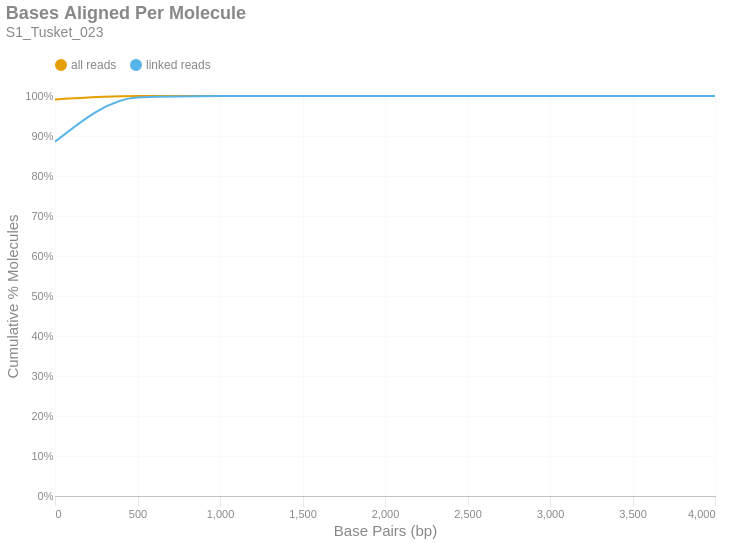

This figure's notebook cell:
### Markdown cell above
### Bases Aligned Per Molecule
This is a cumulative frequency distribution showing the number of base pairs aligned per unique molecule. These data are shown in 500 bp bins. There are two distributions: one with `all reads` (yellow) and another with only `linked reads` (blue). The percent of molecules in the `linked reads` distribution is relative to the total number of linked molecules.

### Code cell
if SKIPLR:
    print_html(f"Skipped")
else:
    binned_df = consolidated_hist(valids['aligned_bp'], mask, 500, True)
    with SafeRender(binned_df):
        (
            density_plot(binned_df, 'Bases Aligned Per Molecule', samplename, 'basesper')
            .encode(
                x=alt.X('bin:Q', title="Base Pairs (bp)").axis(tickMinStep=500).scale(padding=0),
                y=alt.Y('value:Q', title='Cumulative % Molecules')
                    .axis(format='%')
                    .scale(domain = [0,1])
                    .stack(False),
                color=alt.Color("key:N").scale(domain = ["all reads", "linked reads"]),
                tooltip = [
                    alt.Tooltip("key:N", title = "Data Type"),
                    alt.Tooltip("range_label:N", title="Bases Aligned Per Molecule"),
                    alt.Tooltip("value:Q", format = ".2%", title="% Molecules (Cum.)")
                ]
            )
        ).display()

### Figure 1 — Vega-Lite specification as saved in the notebook (floating-point values rounded to 4 significant figures)
{"width": "container", "height": 400, "config": {"title": {"anchor": "start", "dy": -15, "fontSize": 18, "color": "#888888", "subtitleColor": "#888888", "subtitleFontSize": 14}, "arc": {"fill": "#0072B2"}, "axis": {"domainColor": "#888888", "domainWidth": 0.5, "gridWidth": 0.2, "grid": false, "titleFontWeight": 400, "titleFontSize": 15, "labelFontSize": 11, "labelColor": "#888888", "tickColor": "#888888", "tickWidth": 0.2, "titleColor": "#888888"}, "axisBand": {"grid": false}, "axisX": {"grid": true, "tickSize": 10, "domainCap": "round"}, "axisY": {"domain": false, "grid": true, "tickSize": 0, "domainCap": "round"}, "background": "transparent", "header": {"labelFontSize": 15, "labelColor": "#888888", "titleFontSize": 15, "titleFontWeight": 600, "titleColor": "#888888"}, "legend": {"labelFont": "sans-serif", "labelFontSize": 12, "labelColor": "#888888", "symbolSize": 100, "symbolType": "circle", "titleFontSize": 12, "titlePadding": 10, "titleColor": "#888888", "title": null, "orient": "top"}, "range": {"category": ["#E69F00", "#56B4E9", "#009E73", "#F0E442", "#0072B2", "#D55E00", "#CC79A7", "#000000"], "diverging": ["#cfe8f3", "#a2d4ec", "#73bfe2", "#46abdb", "#1696d2", "#12719e"]}, "area": {"fill": "#0072B2", "fillOpacity": 0.7, "line": true, "strokeOpacity": 0.7}, "line": {"color": "#0072B2", "stroke": "#0072B2", "strokeWidth": 2}, "trail": {"color": "#0072B2", "stroke": "#0072B2", "strokeWidth": 0, "size": 1}, "point": {"filled": true, "fillOpacity": 1.0, "size": 95}, "text": {"color": "#888888", "fontSize": 11, "align": "right", "fontWeight": 400, "size": 11}, "bar": {"fill": "#0072B2", "stroke": null}, "view": {"stroke": null, "continuousWidth": 660, "continuousHeight": 400}}, "data": {"name": "data-5ba628569e358d4279f8662cb06d14c1"}, "mark": {"type": "line", "interpolate": "monotone", "point": {"opacity": 0, "size": 275}}, "encoding": {"color": {"field": "key", "scale": {"domain": ["all reads", "linked reads"]}, "type": "nominal"}, "tooltip": [{"field": "key", "title": "Data Type", "type": "nominal"}, {"field": "range_label", "title": "Bases Aligned Per Molecule", "type": "nominal"}, {"field": "value", "format": ".2%", "title": "% Molecules (Cum.)", "type": "quantitative"}], "x": {"axis": {"tickMinStep": 500}, "field": "bin", "scale": {"padding": 0}, "title": "Base Pairs (bp)", "type": "quantitative"}, "y": {"axis": {"format": "%"}, "field": "value", "scale": {"domain": [0, 1]}, "stack": false, "title": "Cumulative % Molecules", "type": "quantitative"}}, "params": [{"name": "param_c36ac31b6afebe62", "select": {"type": "point", "fields": ["key"]}, "bind": "legend"}], "title": {"text": "Bases Aligned Per Molecule", "subtitle": "S1_Tusket_023"}, "transform": [{"fold": ["all reads (cumsum)", "linked reads (cumsum)"]}, {"calculate": "replace(datum.key, ' (cumsum)', '')", "as": "key"}, {"filter": {"param": "param_c36ac31b6afebe62"}}], "usermeta": {"embedOptions": {"downloadFileName": "S1_Tusket_023.basesper"}}, "$schema": "https://vega.github.io/schema/vega-lite/v6.1.0.json", "datasets": {"data-5ba628569e358d4279f8662cb06d14c1": [{"bin": "0.0", "interval": "0.0-500.0", "all reads": 0.9914, "linked reads": 0.8854, "all reads (cumsum)": 0.9914, "linked reads (cumsum)": 0.8854, "range_label": "0-499"}, {"bin": "500.0", "interval": "500.0-1000.0", "all reads": 0.008289, "linked reads": 0.1108, "all reads (cumsum)": 0.9997, "linked reads (cumsum)": 0.9962, "range_label": "500-999"}, {"bin": "1000.0", "interval": "1000.0-1500.0", "all reads": 0.0002703, "linked reads": 0.003523, "all reads (cumsum)": 1.0, "linked reads (cumsum)": 0.9997, "range_label": "1000-1499"}, {"bin": "1500.0", "interval": "1500.0-2000.0", "all reads": 1.868e-05, "linked reads": 0.0002629, "all reads (cumsum)": 1.0, "linked reads (cumsum)": 1.0, "range_label": "1500-1999"}, {"bin": "2000.0", "interval": "2000.0-2500.0", "all reads": 2.613e-06, "linked reads": 3.616e-05, "all reads (cumsum)": 1.0, "linked reads (cumsum)": 1.0, "range_label": "2000-2499"}, {"bin": "2500.0", "interval": "2500.0-3000.0", "all reads": 2.904e-07, "linked reads": 4.173e-06, "all reads (cumsum)": 1.0, "linked reads (cumsum)": 1.0, "range_label": "2500-2999"}, {"bin": "3000.0", "interval": "3000.0-3500.0", "all reads": 0.0, "linked reads": 0.0, "all reads (cumsum)": 1.0, "linked reads (cumsum)": 1.0, "range_label": "3000-3499"}, {"bin": "3500.0", "interval": "3500.0-4000.0", "all reads": 0.0, "linked reads": 0.0, "all reads (cumsum)": 1.0, "linked reads (cumsum)": 1.0, "range_label": "3500-3999"}, {"bin": "4000.0", "interval": "4000.0-4500.0", "all reads": 9.68e-08, "linked reads": 1.391e-06, "all reads (cumsum)": 1.0, "linked reads (cumsum)": 1.0, "range_label": "4000-4499"}]}}
